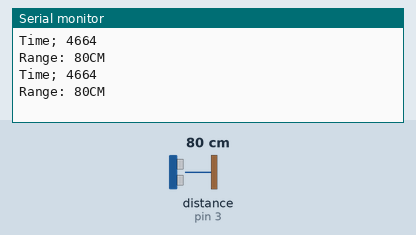
This sketch was run on a simulated Arduino Uno, built with avr-gcc and run on an emulated ATmega328P. Shown: the last lines printed to the serial monitor. The test bench sets the inputs (shaded band); at power-on: distance to the obstacle (sensor on pin 3) 80 cm. The echo pulse lasts 58.3 µs per cm.

Above: at 1.2 s.
1.3 s: distance to the obstacle (sensor on pin 3) set to 2 cm
At 2.6 s:
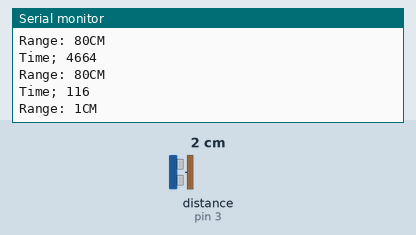
2.8 s: distance to the obstacle (sensor on pin 3) set to 4 cm
At 3.7 s:
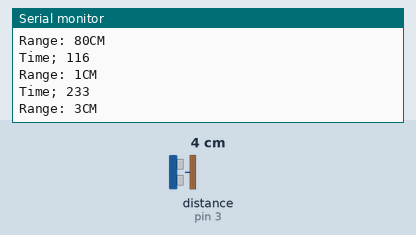
Timing chart, 0 to 5.8 s (numbered marks = the images above; inputs shaded):
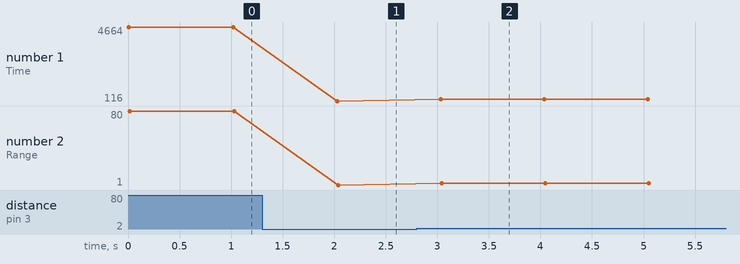

The sketch:

testultra.ino
```cpp
class Ultra
{
  int trig,echo;

public:
  Ultra(int pin1, int pin2)
  {
    pinMode(pin1,OUTPUT);
    pinMode(pin2,INPUT);
    trig = pin1;
    echo = pin2;

  }

  long Time()
  {
    digitalWrite(trig,HIGH);
    delayMicroseconds(1000);
    digitalWrite(trig,LOW);
    return(pulseIn(echo,HIGH));
  }
  long Range()
  {
    long x,y;
    digitalWrite(trig,HIGH);
    delayMicroseconds(1000);
    digitalWrite(trig,LOW);
    x = pulseIn(echo,HIGH);
    y= (x/2)/29.1;
    return(y);

  }

};

Ultra AKR(2,3);
String strTime, strRange, strOutput;

void setup()
{
  Serial.begin(9600);
  strTime = "Time; ";
  strRange = "Range: ";
  strOutput = String();
}

void loop()
{
  strOutput = strTime + AKR.Time();
  Serial.println(strOutput);

  strOutput = strRange + AKR.Range() + "CM";
  Serial.println(strOutput);

  delay(1000);
}
```

Measured:
- after the input at 1.3 s, the serial monitor: prints a new line after 0.73 s (image 1)
- after the input at 2.8 s, the serial monitor: prints a new line after 0.23 s (image 2)
- plotted number 1: 4664 → 116 after the input at 1.3 s, 116 → 233 after the input at 2.8 s
- plotted number 2: 80 → 1 after the input at 1.3 s, 1 → 3 after the input at 2.8 s
